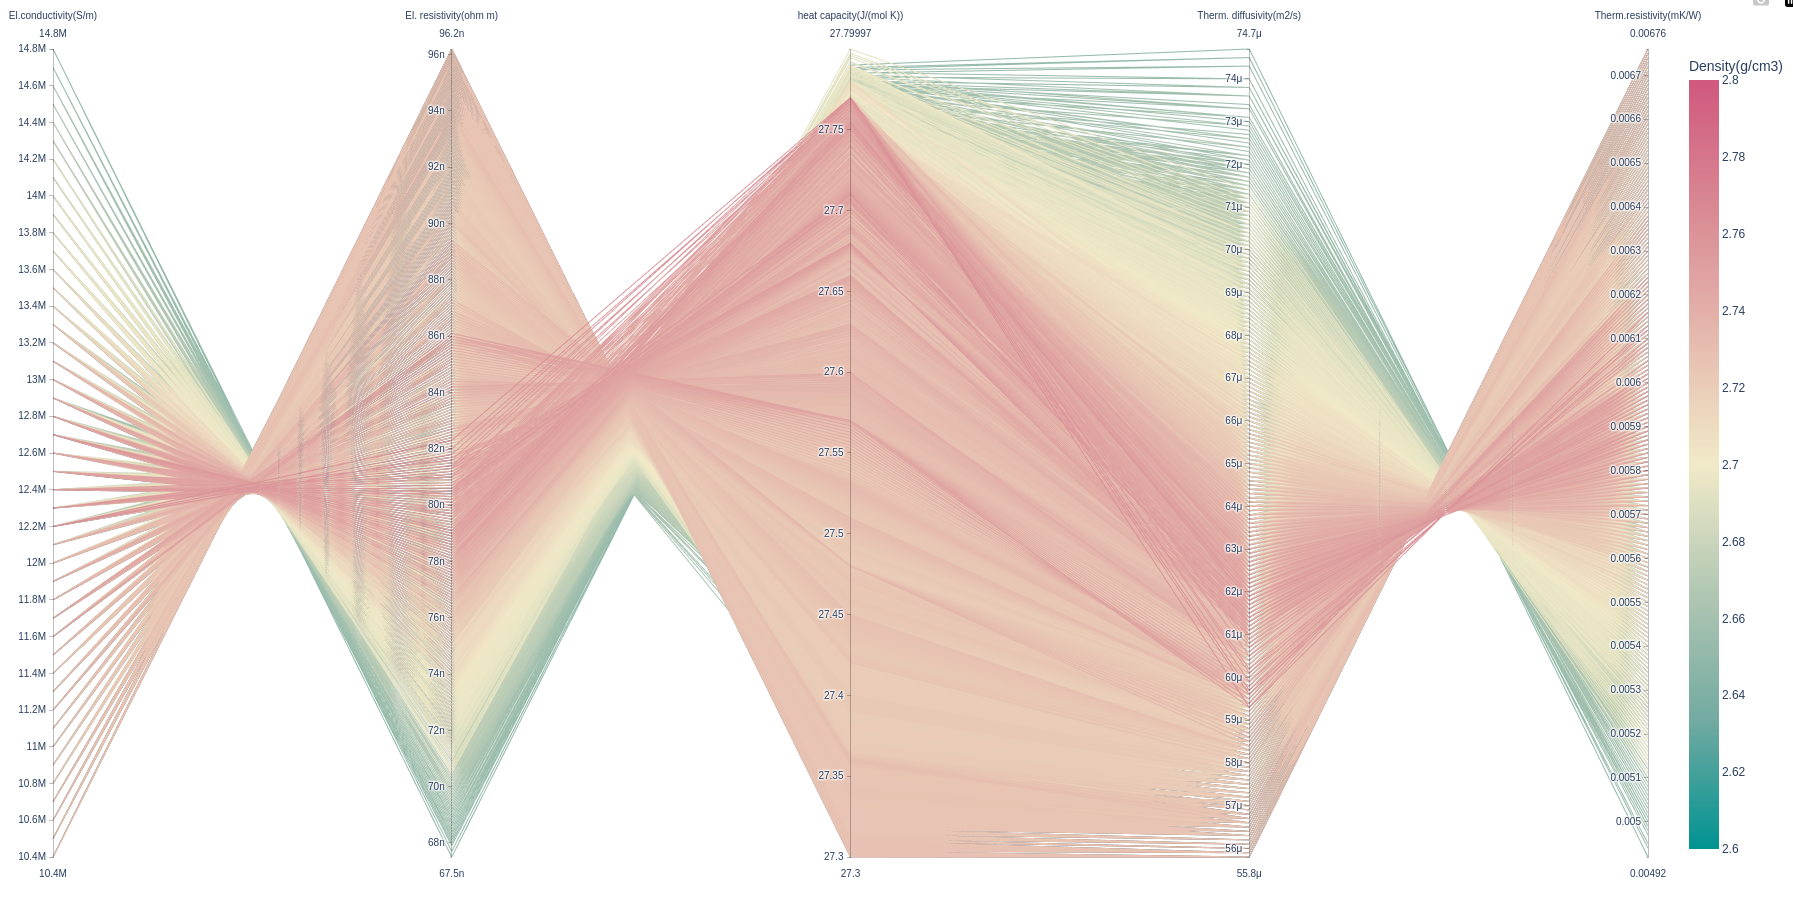

Python code for this plot:
import plotly.express as px
import pandas as pd

if __name__ == "__main__":
    df = pd.read_csv("./initial_data.csv", sep=",",encoding="latin-1")
    

    fig = px.parallel_coordinates(df, color="Density(g/cm3)",
                dimensions = ["El.conductivity(S/m)", "El. resistivity(ohm m)", "heat capacity(J/(mol K))", "Therm. diffusivity(m2/s)", "Therm.resistivity(mK/W)"],
                             color_continuous_scale=px.colors.diverging.Tealrose,
                             color_continuous_midpoint=2, range_color=[2.6,2.8])
    
    fig.show()
